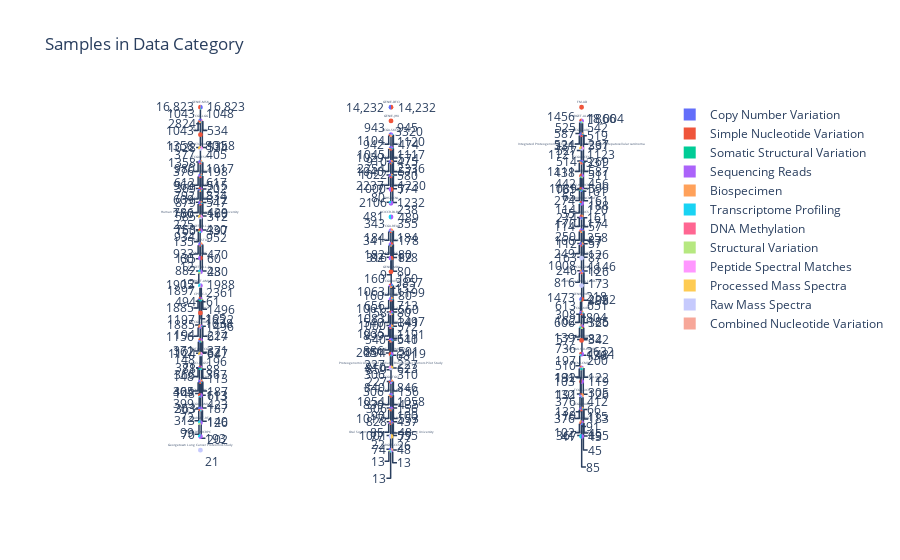

The code cell stored with this chart in its notebook:
### Code cell
cols = 3
rows = math.ceil(projectcount/cols)
height =300*rows
title = 'Samples in Data Category'
plotlySubplots(countdata, cols, rows, height,title)

### Figure 1 — Plotly figure (JSON) as saved in the notebook; plotly's stock layout.template omitted (floating-point values rounded to 4 significant figures)
{"data": [{"domain": {"x": [0, 0.2889], "y": [0.9746, 1.0]}, "labels": ["Copy Number Variation", "Simple Nucleotide Variation", "Somatic Structural Variation"], "textinfo": "value", "title": {"text": "GENIE-MSK"}, "type": "pie", "values": ["16823", "16823", "2824"]}, {"domain": {"x": [0.3556, 0.6444], "y": [0.9746, 1.0]}, "labels": ["Simple Nucleotide Variation", "Copy Number Variation"], "textinfo": "value", "title": {"text": "GENIE-DFCI"}, "type": "pie", "values": ["14232", "14232"]}, {"domain": {"x": [0.7111, 1], "y": [0.9746, 1.0]}, "labels": ["Simple Nucleotide Variation"], "textinfo": "value", "title": {"text": "FM-AD"}, "type": "pie", "values": ["18004"]}, {"domain": {"x": [0, 0.2889], "y": [0.9385, 0.9639]}, "labels": ["Biospecimen", "Copy Number Variation", "Simple Nucleotide Variation", "Sequencing Reads", "Transcriptome Profiling", "DNA Methylation"], "textinfo": "value", "title": {"text": "TCGA-LGG"}, "type": "pie", "values": ["1028", "1043", "1043", "1048", "534", "534"]}, {"domain": {"x": [0.3556, 0.6444], "y": [0.9385, 0.9639]}, "labels": ["Simple Nucleotide Variation"], "textinfo": "value", "title": {"text": "GENIE-JHU"}, "type": "pie", "values": ["3320"]}, {"domain": {"x": [0.7111, 1], "y": [0.9385, 0.9639]}, "labels": ["Sequencing Reads", "Transcriptome Profiling", "Structural Variation", "Simple Nucleotide Variation", "Copy Number Variation"], "textinfo": "value", "title": {"text": "TARGET-ALL-P2"}, "type": "pie", "values": ["1866", "527", "519", "1456", "587"]}, {"domain": {"x": [0, 0.2889], "y": [0.9024, 0.9278]}, "labels": ["Simple Nucleotide Variation"], "textinfo": "value", "title": {"text": "GENIE-NKI"}, "type": "pie", "values": ["801"]}, {"domain": {"x": [0.3556, 0.6444], "y": [0.9024, 0.9278]}, "labels": ["Biospecimen", "Simple Nucleotide Variation", "Copy Number Variation", "Sequencing Reads", "DNA Methylation", "Transcriptome Profiling"], "textinfo": "value", "title": {"text": "TCGA-SKCM"}, "type": "pie", "values": ["910", "942", "943", "945", "475", "474"]}, {"domain": {"x": [0.7111, 1], "y": [0.9024, 0.9278]}, "labels": ["Biospecimen", "Copy Number Variation", "Simple Nucleotide Variation", "Transcriptome Profiling", "Sequencing Reads", "DNA Methylation"], "textinfo": "value", "title": {"text": "TCGA-SARC"}, "type": "pie", "values": ["542", "525", "514", "267", "524", "269"]}, {"domain": {"x": [0, 0.2889], "y": [0.8663, 0.8917]}, "labels": ["Peptide Spectral Matches", "Processed Mass Spectra", "Raw Mass Spectra"], "textinfo": "value", "title": {"text": "CPTAC3-Discovery"}, "type": "pie", "values": ["1358", "1358", "1358"]}, {"domain": {"x": [0.3556, 0.6444], "y": [0.8663, 0.8917]}, "labels": ["Biospecimen", "DNA Methylation", "Sequencing Reads", "Copy Number Variation", "Simple Nucleotide Variation", "Transcriptome Profiling"], "textinfo": "value", "title": {"text": "TCGA-HNSC"}, "type": "pie", "values": ["1029", "580", "1120", "1104", "1022", "574"]}, {"domain": {"x": [0.7111, 1], "y": [0.8663, 0.8917]}, "labels": ["Peptide Spectral Matches", "Processed Mass Spectra", "Raw Mass Spectra"], "textinfo": "value", "title": {"text": "Integrated Proteogenomic Characterization of HBV-related Hepatocellular carcinoma"}, "type": "pie", "values": ["331", "331", "331"]}, {"domain": {"x": [0, 0.2889], "y": [0.8302, 0.8556]}, "labels": ["Biospecimen", "Simple Nucleotide Variation", "Sequencing Reads", "Copy Number Variation", "Transcriptome Profiling", "DNA Methylation"], "textinfo": "value", "title": {"text": "TCGA-ESCA"}, "type": "pie", "values": ["405", "369", "376", "377", "198", "202"]}, {"domain": {"x": [0.3556, 0.6444], "y": [0.8302, 0.8556]}, "labels": ["Biospecimen", "Transcriptome Profiling", "Copy Number Variation", "DNA Methylation", "Sequencing Reads", "Simple Nucleotide Variation"], "textinfo": "value", "title": {"text": "TCGA-THCA"}, "type": "pie", "values": ["1117", "574", "1040", "571", "1045", "1000"]}, {"domain": {"x": [0.7111, 1], "y": [0.8302, 0.8556]}, "labels": ["Sequencing Reads", "Biospecimen", "Transcriptome Profiling", "Copy Number Variation", "DNA Methylation", "Simple Nucleotide Variation"], "textinfo": "value", "title": {"text": "TCGA-UCEC"}, "type": "pie", "values": ["1123", "1111", "587", "1121", "599", "1089"]}, {"domain": {"x": [0, 0.2889], "y": [0.7941, 0.8195]}, "labels": ["Biospecimen", "Simple Nucleotide Variation", "Copy Number Variation", "Sequencing Reads", "Transcriptome Profiling", "DNA Methylation"], "textinfo": "value", "title": {"text": "TCGA-COAD"}, "type": "pie", "values": ["1017", "879", "980", "960", "515", "547"]}, {"domain": {"x": [0.3556, 0.6444], "y": [0.7941, 0.8195]}, "labels": ["Biospecimen", "Simple Nucleotide Variation", "Transcriptome Profiling", "Copy Number Variation", "DNA Methylation", "Sequencing Reads"], "textinfo": "value", "title": {"text": "TCGA-BRCA"}, "type": "pie", "values": ["2336", "2106", "1230", "2254", "1232", "2237"]}, {"domain": {"x": [0.7111, 1], "y": [0.7941, 0.8195]}, "labels": ["Transcriptome Profiling", "Structural Variation", "Sequencing Reads", "Simple Nucleotide Variation"], "textinfo": "value", "title": {"text": "TARGET-NBL"}, "type": "pie", "values": ["161", "161", "511", "438"]}, {"domain": {"x": [0, 0.2889], "y": [0.758, 0.7834]}, "labels": ["Biospecimen", "Sequencing Reads", "Simple Nucleotide Variation", "Transcriptome Profiling", "Copy Number Variation", "DNA Methylation"], "textinfo": "value", "title": {"text": "TCGA-CESC"}, "type": "pie", "values": ["585", "617", "612", "312", "609", "312"]}, {"domain": {"x": [0.3556, 0.6444], "y": [0.758, 0.7834]}, "labels": ["Simple Nucleotide Variation", "Sequencing Reads"], "textinfo": "value", "title": {"text": "VAREPOP-APOLLO"}, "type": "pie", "values": ["7", "7"]}, {"domain": {"x": [0.7111, 1], "y": [0.758, 0.7834]}, "labels": ["Simple Nucleotide Variation", "Sequencing Reads", "Somatic Structural Variation", "Copy Number Variation", "Transcriptome Profiling", "Structural Variation"], "textinfo": "value", "title": {"text": "CGCI-HTMCP-CC"}, "type": "pie", "values": ["442", "456", "274", "274", "161", "161"]}, {"domain": {"x": [0, 0.2889], "y": [0.7219, 0.7473]}, "labels": ["Biospecimen", "Sequencing Reads", "Simple Nucleotide Variation", "Transcriptome Profiling", "Copy Number Variation", "DNA Methylation"], "textinfo": "value", "title": {"text": "TCGA-LIHC"}, "type": "pie", "values": ["834", "792", "753", "429", "786", "430"]}, {"domain": {"x": [0.3556, 0.6444], "y": [0.7219, 0.7473]}, "labels": ["Sequencing Reads", "Transcriptome Profiling"], "textinfo": "value", "title": {"text": "OHSU-CNL"}, "type": "pie", "values": ["238", "80"]}, {"domain": {"x": [0.7111, 1], "y": [0.7219, 0.7473]}, "labels": ["Sequencing Reads", "Simple Nucleotide Variation", "Transcriptome Profiling"], "textinfo": "value", "title": {"text": "ORGANOID-PANCREATIC"}, "type": "pie", "values": ["188", "65", "55"]}, {"domain": {"x": [0, 0.2889], "y": [0.6858, 0.7112]}, "labels": ["Peptide Spectral Matches", "Processed Mass Spectra", "Raw Mass Spectra"], "textinfo": "value", "title": {"text": "Human Early-Onset Gastric Cancer - Korea University"}, "type": "pie", "values": ["160", "160", "160"]}, {"domain": {"x": [0.3556, 0.6444], "y": [0.6858, 0.7112]}, "labels": ["Sequencing Reads", "Transcriptome Profiling"], "textinfo": "value", "title": {"text": "NCICCR-DLBCL"}, "type": "pie", "values": ["489", "481"]}, {"domain": {"x": [0.7111, 1], "y": [0.6858, 0.7112]}, "labels": ["Biospecimen", "Simple Nucleotide Variation", "Copy Number Variation", "Sequencing Reads", "Transcriptome Profiling", "DNA Methylation"], "textinfo": "value", "title": {"text": "TCGA-UCS"}, "type": "pie", "values": ["120", "114", "112", "114", "57", "57"]}, {"domain": {"x": [0, 0.2889], "y": [0.6497, 0.6751]}, "labels": ["Sequencing Reads", "Structural Variation", "Transcriptome Profiling", "Simple Nucleotide Variation"], "textinfo": "value", "title": {"text": "TARGET-ALL-P3"}, "type": "pie", "values": ["397", "135", "135", "225"]}, {"domain": {"x": [0.3556, 0.6444], "y": [0.6497, 0.6751]}, "labels": ["Biospecimen", "Simple Nucleotide Variation", "Copy Number Variation", "Sequencing Reads", "Transcriptome Profiling", "DNA Methylation"], "textinfo": "value", "title": {"text": "TCGA-READ"}, "type": "pie", "values": ["355", "316", "341", "343", "178", "178"]}, {"domain": {"x": [0.7111, 1], "y": [0.6497, 0.6751]}, "labels": ["Biospecimen", "Simple Nucleotide Variation", "Sequencing Reads", "Copy Number Variation", "Transcriptome Profiling", "DNA Methylation"], "textinfo": "value", "title": {"text": "TCGA-MESO"}, "type": "pie", "values": ["163", "166", "170", "174", "87", "87"]}, {"domain": {"x": [0, 0.2889], "y": [0.6136, 0.639]}, "labels": ["Biospecimen", "Copy Number Variation", "Sequencing Reads", "Transcriptome Profiling", "Simple Nucleotide Variation", "DNA Methylation"], "textinfo": "value", "title": {"text": "TCGA-STAD"}, "type": "pie", "values": ["952", "934", "933", "480", "882", "470"]}, {"domain": {"x": [0.3556, 0.6444], "y": [0.6136, 0.639]}, "labels": ["Simple Nucleotide Variation", "Copy Number Variation", "Sequencing Reads", "Biospecimen", "Transcriptome Profiling", "DNA Methylation"], "textinfo": "value", "title": {"text": "TCGA-ACC"}, "type": "pie", "values": ["184", "182", "184", "152", "80", "80"]}, {"domain": {"x": [0.7111, 1], "y": [0.6136, 0.639]}, "labels": ["Copy Number Variation", "Simple Nucleotide Variation", "Sequencing Reads", "Biospecimen", "Transcriptome Profiling", "DNA Methylation"], "textinfo": "value", "title": {"text": "TCGA-THYM"}, "type": "pie", "values": ["250", "246", "249", "258", "126", "126"]}, {"domain": {"x": [0, 0.2889], "y": [0.5776, 0.6029]}, "labels": ["Simple Nucleotide Variation", "Sequencing Reads"], "textinfo": "value", "title": {"text": "CMI-MPC"}, "type": "pie", "values": ["60", "60"]}, {"domain": {"x": [0.3556, 0.6444], "y": [0.5776, 0.6029]}, "labels": ["Simple Nucleotide Variation", "Sequencing Reads", "Transcriptome Profiling"], "textinfo": "value", "title": {"text": "CMI-ASC"}, "type": "pie", "values": ["82", "82", "9"]}, {"domain": {"x": [0.7111, 1], "y": [0.5776, 0.6029]}, "labels": ["Raw Mass Spectra"], "textinfo": "value", "title": {"text": "PJ25730263"}, "type": "pie", "values": ["18"]}, {"domain": {"x": [0, 0.2889], "y": [0.5415, 0.5668]}, "labels": ["Sequencing Reads", "Transcriptome Profiling", "Structural Variation"], "textinfo": "value", "title": {"text": "TARGET-ALL-P1"}, "type": "pie", "values": ["23", "12", "12"]}, {"domain": {"x": [0.3556, 0.6444], "y": [0.5415, 0.5668]}, "labels": ["Simple Nucleotide Variation"], "textinfo": "value", "title": {"text": "GENIE-MDA"}, "type": "pie", "values": ["3857"]}, {"domain": {"x": [0.7111, 1], "y": [0.5415, 0.5668]}, "labels": ["Transcriptome Profiling", "Biospecimen", "Sequencing Reads", "Copy Number Variation", "Simple Nucleotide Variation", "DNA Methylation"], "textinfo": "value", "title": {"text": "TCGA-GBM"}, "type": "pie", "values": ["173", "1008", "816", "1146", "804", "438"]}, {"domain": {"x": [0, 0.2889], "y": [0.5054, 0.5307]}, "labels": ["Sequencing Reads", "Transcriptome Profiling", "Combined Nucleotide Variation", "Copy Number Variation", "Simple Nucleotide Variation"], "textinfo": "value", "title": {"text": "TARGET-AML"}, "type": "pie", "values": ["1988", "1905", "494", "165", "61"]}, {"domain": {"x": [0.3556, 0.6444], "y": [0.5054, 0.5307]}, "labels": ["Biospecimen", "Copy Number Variation", "Simple Nucleotide Variation", "Sequencing Reads", "DNA Methylation", "Transcriptome Profiling"], "textinfo": "value", "title": {"text": "TCGA-UVM"}, "type": "pie", "values": ["158", "160", "160", "160", "80", "80"]}, {"domain": {"x": [0.7111, 1], "y": [0.5054, 0.5307]}, "labels": ["Raw Mass Spectra"], "textinfo": "value", "title": {"text": "Academia Sinica LUAD-100"}, "type": "pie", "values": ["218"]}, {"domain": {"x": [0, 0.2889], "y": [0.4693, 0.4946]}, "labels": ["Transcriptome Profiling", "Sequencing Reads", "Structural Variation", "Simple Nucleotide Variation", "Copy Number Variation", "Somatic Structural Variation"], "textinfo": "value", "title": {"text": "CPTAC-3"}, "type": "pie", "values": ["1496", "2361", "1496", "1897", "1885", "1885"]}, {"domain": {"x": [0.3556, 0.6444], "y": [0.4693, 0.4946]}, "labels": ["Biospecimen", "Copy Number Variation", "Simple Nucleotide Variation", "DNA Methylation", "Sequencing Reads", "Transcriptome Profiling"], "textinfo": "value", "title": {"text": "TCGA-LUSC"}, "type": "pie", "values": ["1199", "1063", "1000", "572", "1061", "560"]}, {"domain": {"x": [0.7111, 1], "y": [0.4693, 0.4946]}, "labels": ["Simple Nucleotide Variation", "Copy Number Variation", "Somatic Structural Variation"], "textinfo": "value", "title": {"text": "GENIE-VICC"}, "type": "pie", "values": ["2052", "1473", "308"]}, {"domain": {"x": [0, 0.2889], "y": [0.4332, 0.4585]}, "labels": ["Simple Nucleotide Variation"], "textinfo": "value", "title": {"text": "GENIE-GRCC"}, "type": "pie", "values": ["1038"]}, {"domain": {"x": [0.3556, 0.6444], "y": [0.4332, 0.4585]}, "labels": ["Sequencing Reads", "Simple Nucleotide Variation", "Transcriptome Profiling", "Raw Mass Spectra", "Peptide Spectral Matches", "Processed Mass Spectra"], "textinfo": "value", "title": {"text": "CPTAC-2"}, "type": "pie", "values": ["713", "656", "341", "540", "540", "540"]}, {"domain": {"x": [0.7111, 1], "y": [0.4332, 0.4585]}, "labels": ["Biospecimen", "Copy Number Variation", "Sequencing Reads", "Simple Nucleotide Variation", "Transcriptome Profiling", "DNA Methylation"], "textinfo": "value", "title": {"text": "TCGA-KIRP"}, "type": "pie", "values": ["651", "606", "613", "577", "326", "342"]}, {"domain": {"x": [0, 0.2889], "y": [0.3971, 0.4224]}, "labels": ["DNA Methylation", "Sequencing Reads", "Simple Nucleotide Variation", "Biospecimen", "Copy Number Variation", "Transcriptome Profiling"], "textinfo": "value", "title": {"text": "TCGA-LUAD"}, "type": "pie", "values": ["647", "1222", "1156", "1197", "1124", "617"]}, {"domain": {"x": [0.3556, 0.6444], "y": [0.3971, 0.4224]}, "labels": ["Biospecimen", "Copy Number Variation", "Transcriptome Profiling", "Sequencing Reads", "DNA Methylation", "Simple Nucleotide Variation"], "textinfo": "value", "title": {"text": "TCGA-KIRC"}, "type": "pie", "values": ["1497", "1083", "611", "899", "894", "681"]}, {"domain": {"x": [0.7111, 1], "y": [0.3971, 0.4224]}, "labels": ["Sequencing Reads", "Transcriptome Profiling", "Structural Variation", "Combined Nucleotide Variation", "Simple Nucleotide Variation"], "textinfo": "value", "title": {"text": "TARGET-WT"}, "type": "pie", "values": ["185", "139", "136", "162", "82"]}, {"domain": {"x": [0, 0.2889], "y": [0.361, 0.3864]}, "labels": ["Sequencing Reads", "Simple Nucleotide Variation", "Transcriptome Profiling", "Structural Variation", "Copy Number Variation", "Combined Nucleotide Variation"], "textinfo": "value", "title": {"text": "TARGET-OS"}, "type": "pie", "values": ["224", "194", "88", "88", "162", "62"]}, {"domain": {"x": [0.3556, 0.6444], "y": [0.361, 0.3864]}, "labels": ["Biospecimen", "DNA Methylation", "Copy Number Variation", "Transcriptome Profiling", "Sequencing Reads", "Simple Nucleotide Variation"], "textinfo": "value", "title": {"text": "TCGA-OV"}, "type": "pie", "values": ["810", "623", "1191", "501", "1035", "886"]}, {"domain": {"x": [0.7111, 1], "y": [0.361, 0.3864]}, "labels": ["Simple Nucleotide Variation"], "textinfo": "value", "title": {"text": "GENIE-UHN"}, "type": "pie", "values": ["2632"]}, {"domain": {"x": [0, 0.2889], "y": [0.3249, 0.3503]}, "labels": ["Peptide Spectral Matches", "Processed Mass Spectra", "Raw Mass Spectra"], "textinfo": "value", "title": {"text": "CPTAC-TCGA"}, "type": "pie", "values": ["371", "371", "371"]}, {"domain": {"x": [0.3556, 0.6444], "y": [0.3249, 0.3503]}, "labels": ["Sequencing Reads", "Transcriptome Profiling", "Simple Nucleotide Variation"], "textinfo": "value", "title": {"text": "MMRF-COMMPASS"}, "type": "pie", "values": ["2119", "859", "2051"]}, {"domain": {"x": [0.7111, 1], "y": [0.3249, 0.3503]}, "labels": ["Simple Nucleotide Variation", "Sequencing Reads", "Transcriptome Profiling"], "textinfo": "value", "title": {"text": "BEATAML1.0-COHORT"}, "type": "pie", "values": ["736", "1481", "510"]}, {"domain": {"x": [0, 0.2889], "y": [0.2888, 0.3142]}, "labels": ["Sequencing Reads", "Transcriptome Profiling", "Structural Variation", "Simple Nucleotide Variation", "Copy Number Variation", "Somatic Structural Variation"], "textinfo": "value", "title": {"text": "CGCI-BLGSP"}, "type": "pie", "values": ["196", "113", "113", "148", "148", "148"]}, {"domain": {"x": [0.3556, 0.6444], "y": [0.2888, 0.3142]}, "labels": ["Processed Mass Spectra", "Peptide Spectral Matches", "Raw Mass Spectra"], "textinfo": "value", "title": {"text": "Proteogenomic Analysis of Pediatric Brain Cancer Tumors Pilot Study"}, "type": "pie", "values": ["227", "227", "227"]}, {"domain": {"x": [0.7111, 1], "y": [0.2888, 0.3142]}, "labels": ["Simple Nucleotide Variation", "Copy Number Variation", "Sequencing Reads", "Somatic Structural Variation", "Transcriptome Profiling", "Structural Variation"], "textinfo": "value", "title": {"text": "HCMI-CMDC"}, "type": "pie", "values": ["197", "191", "200", "191", "126", "122"]}, {"domain": {"x": [0, 0.2889], "y": [0.2527, 0.2781]}, "labels": ["Biospecimen", "Copy Number Variation", "Transcriptome Profiling", "Simple Nucleotide Variation", "Sequencing Reads", "DNA Methylation"], "textinfo": "value", "title": {"text": "TCGA-PCPG"}, "type": "pie", "values": ["367", "365", "187", "363", "366", "187"]}, {"domain": {"x": [0.3556, 0.6444], "y": [0.2527, 0.2781]}, "labels": ["Biospecimen", "Transcriptome Profiling", "Copy Number Variation", "Simple Nucleotide Variation", "Sequencing Reads", "DNA Methylation"], "textinfo": "value", "title": {"text": "TCGA-TGCT"}, "type": "pie", "values": ["310", "156", "306", "306", "306", "156"]}, {"domain": {"x": [0.7111, 1], "y": [0.2527, 0.2781]}, "labels": ["Sequencing Reads", "Simple Nucleotide Variation"], "textinfo": "value", "title": {"text": "BEATAML1.0-CRENOLANIB"}, "type": "pie", "values": ["119", "103"]}, {"domain": {"x": [0, 0.2889], "y": [0.2166, 0.242]}, "labels": ["Sequencing Reads", "Simple Nucleotide Variation", "Transcriptome Profiling"], "textinfo": "value", "title": {"text": "CMI-MBC"}, "type": "pie", "values": ["613", "404", "203"]}, {"domain": {"x": [0.3556, 0.6444], "y": [0.2166, 0.242]}, "labels": ["Simple Nucleotide Variation", "Copy Number Variation", "Sequencing Reads", "Biospecimen", "Transcriptome Profiling", "DNA Methylation"], "textinfo": "value", "title": {"text": "TCGA-BLCA"}, "type": "pie", "values": ["828", "840", "846", "839", "435", "437"]}, {"domain": {"x": [0.7111, 1], "y": [0.2166, 0.242]}, "labels": ["Biospecimen", "Simple Nucleotide Variation", "Copy Number Variation", "Sequencing Reads", "Transcriptome Profiling", "DNA Methylation"], "textinfo": "value", "title": {"text": "TCGA-KICH"}, "type": "pie", "values": ["305", "132", "132", "132", "91", "66"]}, {"domain": {"x": [0, 0.2889], "y": [0.1805, 0.2059]}, "labels": ["Sequencing Reads", "Copy Number Variation", "Transcriptome Profiling", "Simple Nucleotide Variation", "DNA Methylation"], "textinfo": "value", "title": {"text": "TCGA-LAML"}, "type": "pie", "values": ["423", "399", "193", "313", "140"]}, {"domain": {"x": [0.3556, 0.6444], "y": [0.1805, 0.2059]}, "labels": ["Biospecimen", "Sequencing Reads", "Copy Number Variation", "DNA Methylation", "Simple Nucleotide Variation", "Transcriptome Profiling"], "textinfo": "value", "title": {"text": "TCGA-PRAD"}, "type": "pie", "values": ["1017", "1058", "1054", "553", "1001", "555"]}, {"domain": {"x": [0.7111, 1], "y": [0.1805, 0.2059]}, "labels": ["Biospecimen", "Simple Nucleotide Variation", "Copy Number Variation", "Sequencing Reads", "Transcriptome Profiling", "DNA Methylation"], "textinfo": "value", "title": {"text": "TCGA-PAAD"}, "type": "pie", "values": ["412", "367", "376", "376", "183", "195"]}, {"domain": {"x": [0, 0.2889], "y": [0.1444, 0.1698]}, "labels": ["Sequencing Reads", "Structural Variation", "Transcriptome Profiling"], "textinfo": "value", "title": {"text": "TARGET-RT"}, "type": "pie", "values": ["126", "70", "72"]}, {"domain": {"x": [0.3556, 0.6444], "y": [0.1444, 0.1698]}, "labels": ["Copy Number Variation", "Biospecimen", "Transcriptome Profiling", "Sequencing Reads", "DNA Methylation", "Simple Nucleotide Variation"], "textinfo": "value", "title": {"text": "TCGA-DLBC"}, "type": "pie", "values": ["100", "90", "48", "85", "48", "74"]}, {"domain": {"x": [0.7111, 1], "y": [0.1444, 0.1698]}, "labels": ["Simple Nucleotide Variation", "Sequencing Reads", "Biospecimen", "Transcriptome Profiling", "Copy Number Variation", "DNA Methylation"], "textinfo": "value", "title": {"text": "TCGA-CHOL"}, "type": "pie", "values": ["102", "115", "110", "45", "85", "45"]}, {"domain": {"x": [0, 0.2889], "y": [0.1083, 0.1337]}, "labels": ["Sequencing Reads", "Transcriptome Profiling"], "textinfo": "value", "title": {"text": "WCDT-MCRPC"}, "type": "pie", "values": ["202", "99"]}, {"domain": {"x": [0.3556, 0.6444], "y": [0.1083, 0.1337]}, "labels": ["Processed Mass Spectra", "Raw Mass Spectra"], "textinfo": "value", "title": {"text": "Oral Squamous Cell Carcinoma - Chang Gung University"}, "type": "pie", "values": ["77", "77"]}, {"domain": {"x": [0.7111, 1], "y": [0.1083, 0.1337]}, "labels": ["Sequencing Reads", "Transcriptome Profiling"], "textinfo": "value", "title": {"text": "CTSP-DLBCL1"}, "type": "pie", "values": ["45", "41"]}, {"domain": {"x": [0, 0.2889], "y": [0.07219, 0.09758]}, "labels": ["Raw Mass Spectra"], "textinfo": "value", "title": {"text": "Georgetown Lung Cancer Proteomics Study"}, "type": "pie", "values": ["21"]}, {"domain": {"x": [0.3556, 0.6444], "y": [0.07219, 0.09758]}, "labels": ["Copy Number Variation", "Combined Nucleotide Variation", "Structural Variation", "Transcriptome Profiling", "Sequencing Reads"], "textinfo": "value", "title": {"text": "TARGET-CCSK"}, "type": "pie", "values": ["22", "26", "13", "13", "13"]}], "layout": {"autosize": true, "title": {"text": "Samples in Data Category"}}}
